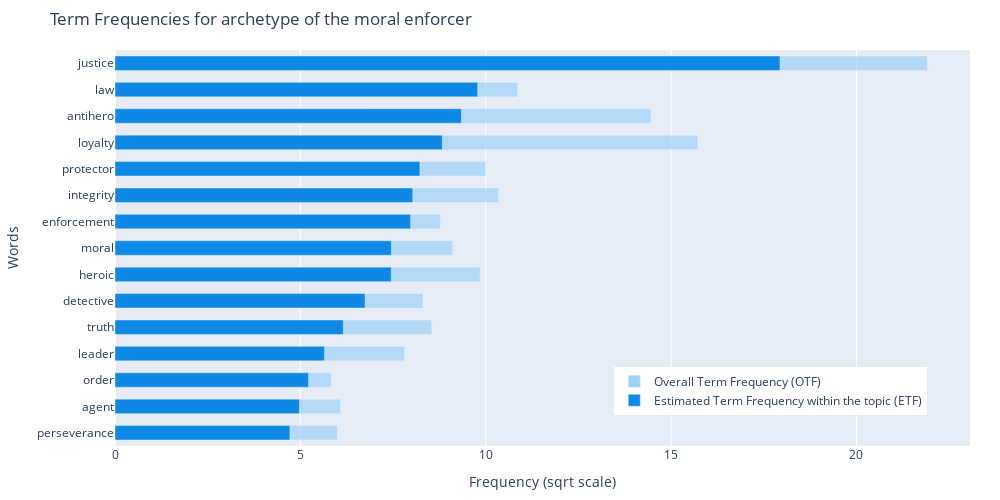
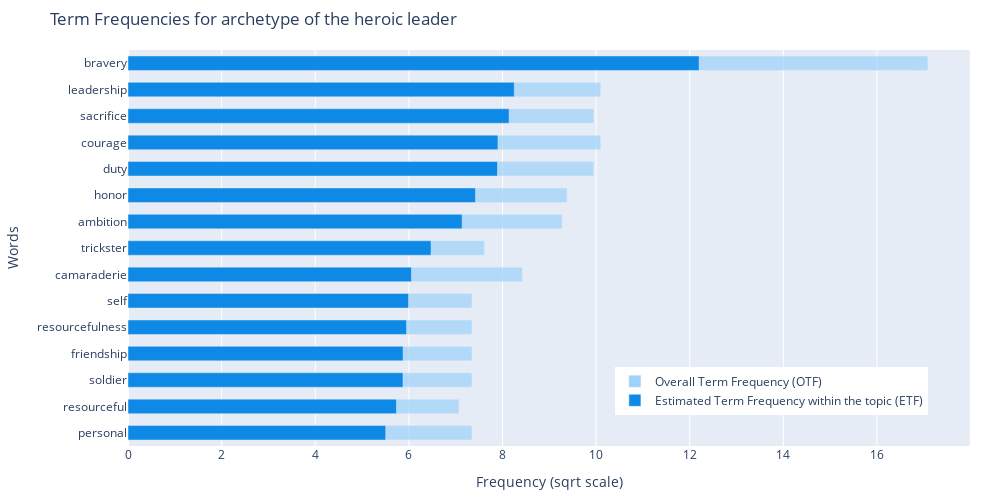
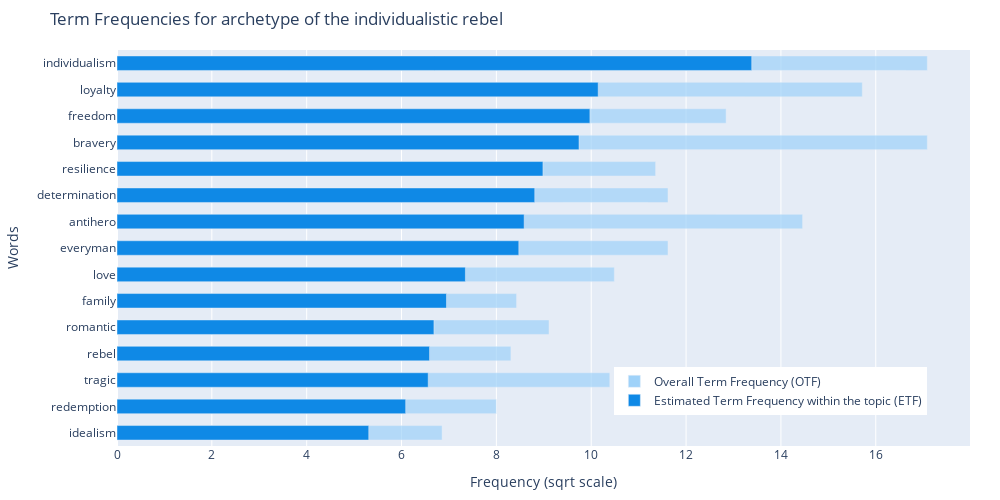

Write notebook code for charts like these, in order.
### Code cell
lda_model, corpus, dictionary = western_char_topic
overall_term_freq = compute_overall_term_freq(corpus, dictionary)
est_term_freq_by_topic = compute_estimated_term_freq(lda_model, corpus, dictionary, 15)
plot_term_frequencies(est_term_freq_by_topic, overall_term_freq, ['#0F89E6', '#9FD2F9'], WEST_ARCHETYPES_MAP)

### Figure 1 — Plotly figure (JSON) as saved in the notebook; plotly's stock layout.template omitted (floating-point values rounded to 4 significant figures)
{"data": [{"hovertemplate": "Word: <b>%{y}</b><br>sqrt(OTF) = <b>%{x}</b><extra></extra>", "marker": {"color": "#9FD2F9", "opacity": 0.7}, "name": "Overall Term Frequency (OTF)", "orientation": "h", "type": "bar", "width": 0.55, "x": [6, 6.083, 5.831, 7.81, 8.544, 8.307, 9.849, 9.11, 8.775, 10.34, 10, 15.72, 14.46, 10.86, 21.91], "y": ["perseverance", "agent", "order", "leader", "truth", "detective", "heroic", "moral", "enforcement", "integrity", "protector", "loyalty", "antihero", "law", "justice"]}, {"hovertemplate": "Word: <b>%{y}</b><br>sqrt(ETF) = <b>%{x}</b><extra></extra>", "marker": {"color": "#0F89E6"}, "name": "Estimated Term Frequency within the topic (ETF)", "orientation": "h", "type": "bar", "width": 0.55, "x": [4.719, 4.974, 5.222, 5.653, 6.159, 6.746, 7.452, 7.456, 7.975, 8.032, 8.224, 8.829, 9.346, 9.784, 17.94], "y": ["perseverance", "agent", "order", "leader", "truth", "detective", "heroic", "moral", "enforcement", "integrity", "protector", "loyalty", "antihero", "law", "justice"]}], "layout": {"barmode": "overlay", "height": 500, "legend": {"x": 0.95, "xanchor": "right", "y": 0.2, "yanchor": "top"}, "margin": {"b": 50, "l": 30, "r": 30, "t": 50}, "title": {"text": "Term Frequencies for archetype of the moral enforcer"}, "width": 1000, "xaxis": {"title": {"text": "Frequency (sqrt scale)"}}, "yaxis": {"title": {"text": "Words"}}}}

### Figure 2 — Plotly figure (JSON) as saved in the notebook; plotly's stock layout.template omitted (floating-point values rounded to 4 significant figures)
{"data": [{"hovertemplate": "Word: <b>%{y}</b><br>sqrt(OTF) = <b>%{x}</b><extra></extra>", "marker": {"color": "#9FD2F9", "opacity": 0.7}, "name": "Overall Term Frequency (OTF)", "orientation": "h", "type": "bar", "width": 0.55, "x": [7.348, 7.071, 7.348, 7.348, 7.348, 7.348, 8.426, 7.616, 9.274, 9.381, 9.95, 10.1, 9.95, 10.1, 17.09], "y": ["personal", "resourceful", "soldier", "friendship", "resourcefulness", "self", "camaraderie", "trickster", "ambition", "honor", "duty", "courage", "sacrifice", "leadership", "bravery"]}, {"hovertemplate": "Word: <b>%{y}</b><br>sqrt(ETF) = <b>%{x}</b><extra></extra>", "marker": {"color": "#0F89E6"}, "name": "Estimated Term Frequency within the topic (ETF)", "orientation": "h", "type": "bar", "width": 0.55, "x": [5.507, 5.735, 5.875, 5.877, 5.951, 5.993, 6.057, 6.475, 7.139, 7.425, 7.894, 7.903, 8.142, 8.252, 12.2], "y": ["personal", "resourceful", "soldier", "friendship", "resourcefulness", "self", "camaraderie", "trickster", "ambition", "honor", "duty", "courage", "sacrifice", "leadership", "bravery"]}], "layout": {"barmode": "overlay", "height": 500, "legend": {"x": 0.95, "xanchor": "right", "y": 0.2, "yanchor": "top"}, "margin": {"b": 50, "l": 30, "r": 30, "t": 50}, "title": {"text": "Term Frequencies for archetype of the heroic leader"}, "width": 1000, "xaxis": {"title": {"text": "Frequency (sqrt scale)"}}, "yaxis": {"title": {"text": "Words"}}}}

### Figure 3 — Plotly figure (JSON) as saved in the notebook; plotly's stock layout.template omitted (floating-point values rounded to 4 significant figures)
{"data": [{"hovertemplate": "Word: <b>%{y}</b><br>sqrt(OTF) = <b>%{x}</b><extra></extra>", "marker": {"color": "#9FD2F9", "opacity": 0.7}, "name": "Overall Term Frequency (OTF)", "orientation": "h", "type": "bar", "width": 0.55, "x": [6.856, 8, 10.39, 8.307, 9.11, 8.426, 10.49, 11.62, 14.46, 11.62, 11.36, 17.09, 12.85, 15.72, 17.09], "y": ["idealism", "redemption", "tragic", "rebel", "romantic", "family", "love", "everyman", "antihero", "determination", "resilience", "bravery", "freedom", "loyalty", "individualism"]}, {"hovertemplate": "Word: <b>%{y}</b><br>sqrt(ETF) = <b>%{x}</b><extra></extra>", "marker": {"color": "#0F89E6"}, "name": "Estimated Term Frequency within the topic (ETF)", "orientation": "h", "type": "bar", "width": 0.55, "x": [5.309, 6.088, 6.563, 6.591, 6.683, 6.948, 7.347, 8.473, 8.586, 8.809, 8.982, 9.743, 9.972, 10.15, 13.38], "y": ["idealism", "redemption", "tragic", "rebel", "romantic", "family", "love", "everyman", "antihero", "determination", "resilience", "bravery", "freedom", "loyalty", "individualism"]}], "layout": {"barmode": "overlay", "height": 500, "legend": {"x": 0.95, "xanchor": "right", "y": 0.2, "yanchor": "top"}, "margin": {"b": 50, "l": 30, "r": 30, "t": 50}, "title": {"text": "Term Frequencies for archetype of the individualistic rebel"}, "width": 1000, "xaxis": {"title": {"text": "Frequency (sqrt scale)"}}, "yaxis": {"title": {"text": "Words"}}}}
